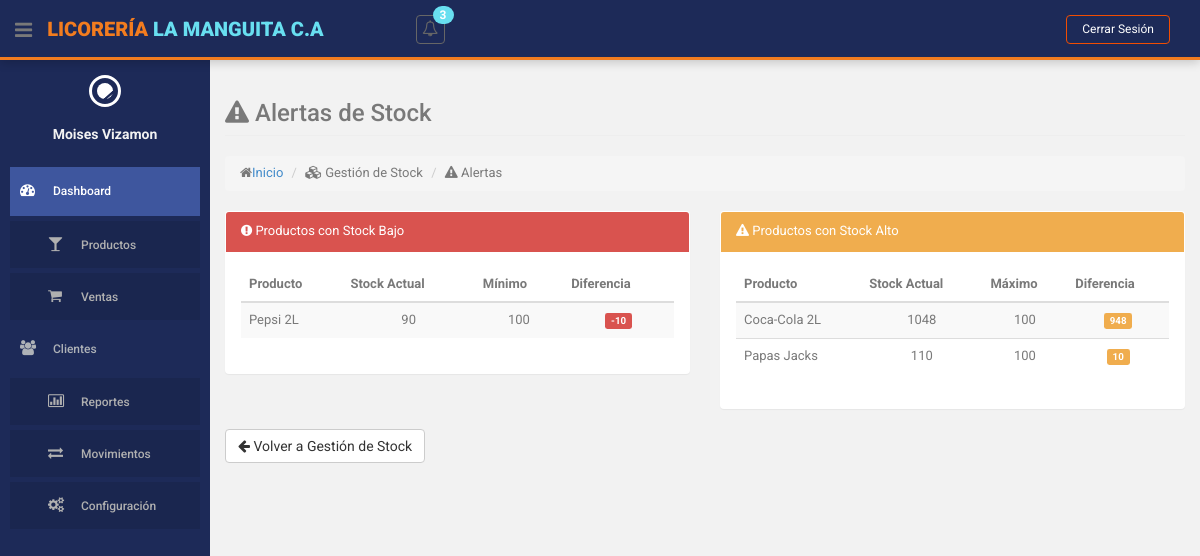
The app's page /index.php?action=gestion-stock&method=alertas (signed in) with its own data.
### tables this page shows
CREATE TABLE `stock_limites` (
  `id` int(11) NOT NULL,
  `id_producto` int(10) NOT NULL,
  `stock_minimo` int(11) NOT NULL DEFAULT 0,
  `stock_maximo` int(11) NOT NULL DEFAULT 0,
  `fecha_actualizacion` datetime NOT NULL DEFAULT current_timestamp(),
  `id_usuario` int(10) NOT NULL
);

CREATE TABLE `producto` (
  `id` int(10) NOT NULL,
  `descripcion` varchar(255) NOT NULL,
  `cantidad` int(255) NOT NULL,
  `precio` decimal(10,2) NOT NULL,
  `id_categoria` int(11) NOT NULL,
  `id_estatus` int(11) NOT NULL
);

### controllers/StockLimiteController.php (called while the page is built, shortened)
<?php
class StockLimiteController
{
    private $model;
    public function __construct()
    {
        require_once ROOT_PATH . 'models/StockLimiteModel.php';
        $this->model = new StockLimiteModel();
    }
    public function alertas()
    {
        $stockBajo = $this->model->obtenerProductosConStockBajo();
        $stockAlto = $this->model->obtenerProductosConStockAlto();
        $this->loadView('stock_limite/alertas', [
            'stockBajo' => $stockBajo,
            'stockAlto' => $stockAlto
        ]);
    }
    private function loadView($view, $data = [])
    {
        extract($data);
        require ROOT_PATH . 'views/layouts/header.php';
        require ROOT_PATH . 'views/layouts/sidebar.php';
        require ROOT_PATH . 'views/' . $view . '.php';
        require ROOT_PATH . 'views/layouts/footer.php';
    }
}

### models/StockLimiteModel.php (called while the page is built, shortened)
<?php
class StockLimiteModel
{
    private $db;
    public function __construct()
    {
        require_once ROOT_PATH . 'config/database.php';
        $database = new Database();
        $this->db = $database->getConnection();
    }
    public function obtenerProductosConStockBajo()
    {
        $query = "SELECT p.id, p.descripcion, p.cantidad, sl.stock_minimo
                  FROM producto p
                  JOIN stock_limites sl ON p.id = sl.id_producto
                  WHERE p.cantidad <= sl.stock_minimo AND p.id_estatus = 1
                  ORDER BY p.descripcion";
        $stmt = $this->db->prepare($query);
        $stmt->execute();
        return $stmt->fetchAll(PDO::FETCH_ASSOC);
    }
    public function obtenerProductosConStockAlto()
    {
        $query = "SELECT p.id, p.descripcion, p.cantidad, sl.stock_maximo
                  FROM producto p
                  JOIN stock_limites sl ON p.id = sl.id_producto
                  WHERE p.cantidad >= sl.stock_maximo AND p.id_estatus = 1
                  ORDER BY p.descripcion";
        $stmt = $this->db->prepare($query);
        $stmt->execute();
        return $stmt->fetchAll(PDO::FETCH_ASSOC);
    }
}

### config/database.php (called while the page is built, shortened)
<?php
class Database {
    private $host = 'localhost';
    private $db_name = 'licoreria';
    private $username = 'root';
    private $password = '';
    public function getConnection() {
        $this->conn = null;
        try {
            $this->conn = new PDO(
                "mysql:host=" . $this->host . ";dbname=" . $this->db_name,
                $this->username,
                $this->password
            );
            $this->conn->exec("set names utf8");
            $this->conn->setAttribute(PDO::ATTR_ERRMODE, PDO::ERRMODE_EXCEPTION);
        } catch(PDOException $exception) {
            echo "Error de conexión: " . $exception->getMessage();
        }
        return $this->conn;
    }
}
?>

### helpers/notifications.php (called while the page is built)
<?php
function obtenerNotificacionesStock() {
    require_once ROOT_PATH . 'models/StockLimiteModel.php';
    $stockModel = new StockLimiteModel();
    $stockBajo = $stockModel->obtenerProductosConStockBajo();
    $stockAlto = $stockModel->obtenerProductosConStockAlto();
    $notificaciones = [];
    $total = count($stockBajo) + count($stockAlto);
    if (!empty($stockBajo)) {
        $notificaciones[] = [
            'tipo' => 'danger',
            'icono' => 'bolt',
            'mensaje' => 'Stock bajo en '.count($stockBajo).' producto(s)',
            'url' => BASE_URL.'index.php?action=gestion-stock&method=alertas',
            'tiempo' => 'Reciente'
        ];
    }
    if (!empty($stockAlto)) {
        $notificaciones[] = [
            'tipo' => 'warning',
            'icono' => 'exclamation-triangle',
            'mensaje' => 'Stock alto en '.count($stockAlto).' producto(s)',
            'url' => BASE_URL.'index.php?action=gestion-stock&method=alertas',
            'tiempo' => 'Reciente'
        ];
    }
    return [
        'total' => $total,
        'notificaciones' => $notificaciones,
        'hayAlertas' => $total > 0
    ];
}

### views/stock_limite/alertas.php (the view, shortened to what this page needs)
<section id="main-content">
    <section class="wrapper">
        <div class="row">
            <div class="col-lg-12">
                <h3 class="page-header"><i class="fa fa-exclamation-triangle"></i> Alertas de Stock</h3>
                <ol class="breadcrumb">
                    <li><i class="fa fa-home"></i><a href="<?php echo BASE_URL; ?>">Inicio</a></li>
                    <li><i class="fa fa-cubes"></i> Gestión de Stock</li>
                    <li><i class="fa fa-exclamation-triangle"></i> Alertas</li>
                </ol>
            </div>
        </div>
        <div class="row">
            <div class="col-lg-6">
                <section class="panel">
                    <header class="panel-heading red-bg">
                        <i class="fa fa-exclamation-circle"></i> Productos con Stock Bajo
                    </header>
                    <div class="panel-body">
                        <?php if (empty($stockBajo)): ?>
                            <div class="alert alert-success">
                                <i class="fa fa-check-circle"></i> No hay productos con stock bajo.
                            </div>
                        <?php else: ?>
                            <table class="table table-striped table-advance table-hover">
                                <thead>
                                    <tr>
                                        <th>Producto</th>
                                        <th>Stock Actual</th>
                                        <th>Mínimo</th>
                                        <th>Diferencia</th>
                                    </tr>
                                </thead>
                                <tbody>
                                    <?php foreach ($stockBajo as $producto): ?>
                                        <tr>
                                            <td><?= htmlspecialchars($producto['descripcion']) ?></td>
                                            <td class="text-center"><?= $producto['cantidad'] ?></td>
                                            <td class="text-center"><?= $producto['stock_minimo'] ?></td>
                                            <td class="text-center">
                                                <span class="label label-danger">
                                                    <?= $producto['cantidad'] - $producto['stock_minimo'] ?>
                                                </span>
                                            </td>
                                        </tr>
                                    <?php endforeach; ?>
                                </tbody>
                            </table>
                        <?php endif; ?>
                    </div>
                </section>
            </div>
            <div class="col-lg-6">
                <section class="panel">
                    <header class="panel-heading yellow-bg">
                        <i class="fa fa-exclamation-triangle"></i> Productos con Stock Alto
                    </header>
                    <div class="panel-body">
                        <?php if (empty($stockAlto)): ?>
                            <div class="alert alert-success">
                                <i class="fa fa-check-circle"></i> No hay productos con stock alto.
                            </div>
                        <?php else: ?>
                            <table class="table table-striped table-advance table-hover">
                                <thead>
                                    <tr>
                                        <th>Producto</th>
                                        <th>Stock Actual</th>
                                        <th>Máximo</th>
                                        <th>Diferencia</th>
                                    </tr>
                                </thead>
                                <tbody>
                                    <?php foreach ($stockAlto as $producto): ?>
                                        <tr>
                                            <td><?= htmlspecialchars($producto['descripcion']) ?></td>
                                            <td class="text-center"><?= $producto['cantidad'] ?></td>
                                            <td class="text-center"><?= $producto['stock_maximo'] ?></td>
                                            <td class="text-center">
                                                <span class="label label-warning">
                                                    <?= $producto['cantidad'] - $producto['stock_maximo'] ?>
                                                </span>
                                            </td>
                                        </tr>
                                    <?php endforeach; ?>
                                </tbody>
                            </table>
                        <?php endif; ?>
                    </div>
                </section>
            </div>
        </div>
        <div class="row">
            <div class="col-lg-12">
                <a href="index.php?action=gestion-stock" class="btn btn-default">
                    <i class="fa fa-arrow-left"></i> Volver a Gestión de Stock
                </a>
            </div>
        </div>
    </section>
</section>

### assets/css/style.css (style rules this page uses)
body { color: #797979; background: #f2f2f2; font-family: 'Ruda', sans-serif; padding: 0px !important; margin: 0px !important; font-size:13px; }
a, a:hover, a:focus { text-decoration: none; outline: none; }
#main-content { margin-left: 210px; }
.wrapper { display: inline-block; margin-top: 60px; padding-left: 15px; padding-right: 15px; padding-bottom: 15px; padding-top: 0px; width: 100%; }

### views/layouts/header.php (style rules this page uses)
body { font-family: 'Roboto', sans-serif; }
.btn, button, input[type="submit"] { transition: background-color 0.3s ease, transform 0.2s ease; }

### views/stock_limite/alertas.php (style rules this page uses)
.red-bg { background-color: #d9534f; color: white; }
.yellow-bg { background-color: #f0ad4e; color: white; }

### records on screen
stock_limites: id_producto.descripcion "Pepsi 2L", id_producto.cantidad "90", stock_minimo "100", $producto['cantidad'] - $producto['stock_minimo'] "-10"
stock_limites: id_producto.descripcion "Coca-Cola 2L", id_producto.cantidad "1048", stock_maximo "100", $producto['cantidad'] - $producto['stock_maximo'] "948"
stock_limites: id_producto.descripcion "Papas Jacks", id_producto.cantidad "110", stock_maximo "100", $producto['cantidad'] - $producto['stock_maximo'] "10"

### other values on screen
$totalNotificaciones "3"
$_SESSION['user_nombre'] "Moises Vizamon"
